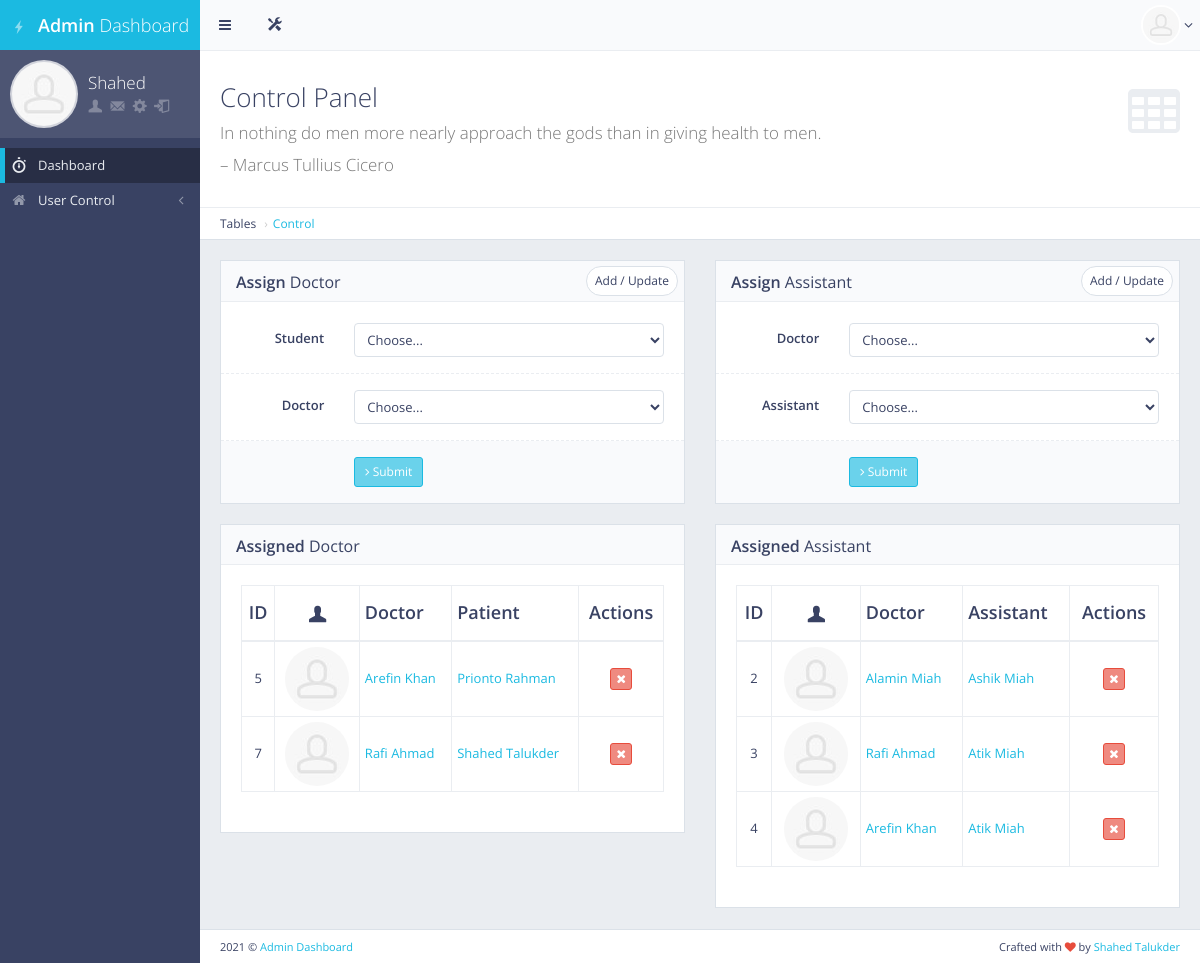
/control_info/ (signed in), run on an earlier commit of the app's database.
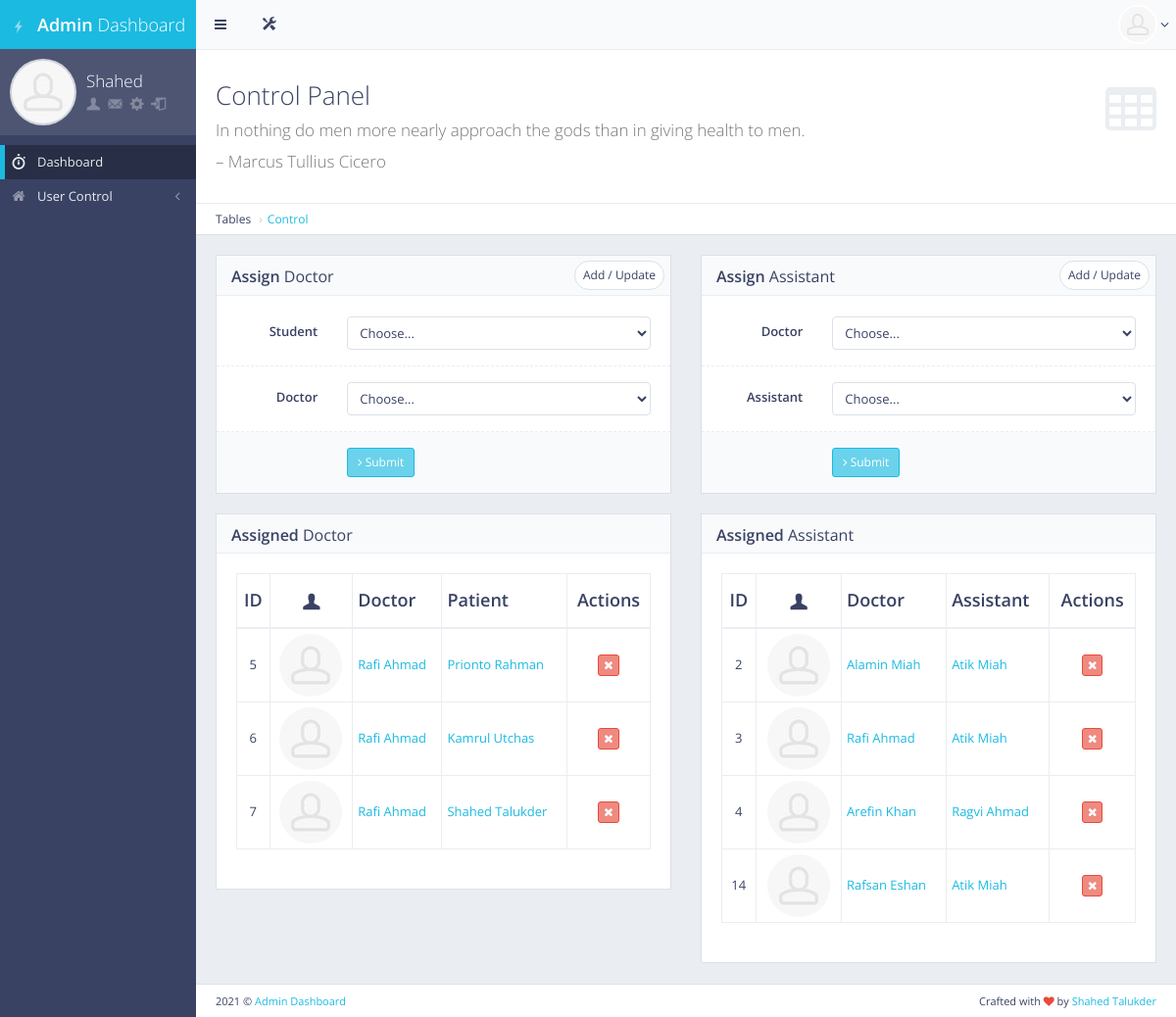
And on a later commit of the database.
### main/models.py (models this page shows, shortened)
class AssignedDoctor(models.Model):
    patient = models.OneToOneField(Student, on_delete=models.CASCADE, primary_key=True)
    doctor = models.ForeignKey(Doctor, on_delete=models.CASCADE, blank=True, null=True, related_name="doctor")
    class Meta:
        db_table = "assigned_doctor"

class Student(models.Model):
    student_id = models.CharField(max_length=120,blank=True, null=True, unique=True)
    user = models.OneToOneField(User, on_delete=models.CASCADE, primary_key=True, related_name="student")
    full_name = models.CharField(max_length=200, blank=True, null=True)
    address = models.CharField(max_length=200, blank=True, null=True)
    age = models.CharField(max_length=200, blank=True, null=True)
    phone_no = models.CharField(max_length=200, blank=True, null=True)
    released = models.BooleanField(default=False)
    class Meta:
        db_table = 'student_info'

class User(AbstractUser):
    is_doctor = models.BooleanField(default=False)
    is_student = models.BooleanField(default=False)
    is_moderator = models.BooleanField(default=False)
    is_assistant = models.BooleanField(default=False)
    is_driver = models.BooleanField(default=False)

class Doctor(models.Model):
    employee_id = models.CharField(max_length=120, blank=True, null=True, unique=True)
    user = models.OneToOneField(User, on_delete=models.CASCADE, primary_key=True, related_name="doctor")
    full_name = models.CharField(max_length=200,blank=True, null=True)
    address = models.CharField(max_length=300, blank=True, null=True)
    age = models.CharField(max_length=3, blank=True, null=True)
    phone_no = models.CharField(max_length=100, blank=True, null=True)
    class Meta:
        db_table = "doctor_info"

class AssignAssistant(models.Model):
    doctor = models.OneToOneField(Doctor, on_delete=models.CASCADE, primary_key=True)
    assistant = models.ForeignKey(Assistant, on_delete=models.CASCADE, blank=True, null=True, related_name="assistant")
    class Meta:
        db_table = "assigned_assistant"

class Assistant(models.Model):
    assistant_id = models.CharField(max_length=120, blank=True, null=True, unique=True)
    user = models.OneToOneField(User, on_delete=models.CASCADE, primary_key=True, related_name="assistant")
    full_name = models.CharField(max_length=200, blank=True, null=True)
    address = models.CharField(max_length=200, blank=True, null=True)
    age = models.CharField(max_length=200, blank=True, null=True)
    phone_no = models.CharField(max_length=200, blank=True, null=True)
    class Meta:
        db_table = 'assistant_info'

### main/views.py (the view, shortened to what this page needs)
# urls.py: path('control_info/',views.control_info, name="control_info"),
def control_info(request):
    if request.user.is_authenticated and request.user.is_superuser:
        doc = Doctor.objects.all()
        pat = Student.objects.all()
        assis = Assistant.objects.all()
        newdoc = AssignedDoctor.objects.all()
        newass = AssignAssistant.objects.all()
        context = {"title":"Control Info","doc":doc,"pat":pat,"assis":assis,"newdoc":newdoc,"newass":newass}
        return render(request, 'control_info.html',context)
    else:
        return redirect('/')

### main/templates/control_info.html (shortened to what the changed rows need)
{%extends 'base.html'%}
{%load static%}
{%block main_content%}
<div id="page-content">
    <div class="content-header">
        <div class="header-section">
            <h1>
                <i class="fa fa-table"></i>Control Panel<br><small>In nothing do men more nearly approach the gods than in giving health to men.</small><br/><small>– Marcus Tullius Cicero</small>
            </h1>
        </div>
    </div>
    <div class="row">
        <div class="col-md-6">
            <div class="block">
                <div class="block-title">
                    <h2><strong>Assign</strong> Doctor</h2>
                </div>
            </div>
        </div>
        <div class="col-md-6">
            <div class="block">
                <div class="block-title">
                    <h2><strong>Assign</strong> Assistant</h2>
                </div>
            </div>
        </div>
    </div>
    <div class="row">
        <div class="col-md-6">
            <div class="block full">
                <div class="block-title">
                    <h2><strong>Assigned</strong> Doctor</h2>
                </div>
                <div class="table-responsive">
                    <table id="example-datatable" class="table table-vcenter table-condensed table-bordered">
                        <thead>
                            <tr>
                                <th class="text-center">ID</th>
                                <th class="text-center"><i class="gi gi-user"></i></th>
                                <th>Doctor</th>
                                <th>Patient</th>
                                <th class="text-center">Actions</th>
                            </tr>
                        </thead>
                        <tbody>
                            {%for i in newdoc%}
                            <tr>
                                <td class="text-center">{{i.patient.user.id}}</td>
                                <td class="text-center"><img src="{%static 'front/'%}img/placeholders/avatars/avatar15.jpg" alt="avatar" class="img-circle"></td>
                                <td><a href="javascript:void(0)">{{i.doctor.full_name | title}}</a></td>
                                <td><a href="javascript:void(0)">{{i.patient.full_name | title}}</a></td>
                                <td class="text-center">
                                    <div class="btn-group">
                                        <a href="{% url 'delete_assigned_doctor' id=i.pk %}" data-toggle="tooltip" title="Delete" class="btn btn-xs btn-danger"><i class="fa fa-times"></i></a>
                                    </div>
                                </td>
                            </tr>
                            {%endfor%}
                        </tbody>
                    </table>
                </div>
            </div>
        </div>
        <div class="col-md-6">
            <div class="block full">
                <div class="block-title">
                    <h2><strong>Assigned</strong> Assistant</h2>
                </div>
                <div class="table-responsive">
                    <table id="example-datatable" class="table table-vcenter table-condensed table-bordered">
                        <thead>
                            <tr>
                                <th class="text-center">ID</th>
                                <th class="text-center"><i class="gi gi-user"></i></th>
                                <th>Doctor</th>
                                <th>Assistant</th>
                                <th class="text-center">Actions</th>
                            </tr>
                        </thead>
                        <tbody>
                            {%for i in newass%}
                            <tr>
                                <td class="text-center">{{i.doctor.user.id}}</td>
                                <td class="text-center"><img src="{%static 'front/'%}img/placeholders/avatars/avatar15.jpg" alt="avatar" class="img-circle"></td>
                                <td><a href="javascript:void(0)">{{i.doctor.full_name | title}}</a></td>
                                <td><a href="javascript:void(0)">{{i.assistant.full_name | title}}</a></td>
                                <td class="text-center">
                                    <div class="btn-group">
                                        <a href="{% url 'delete_assigned_assistant' id=i.pk %}" data-toggle="tooltip" title="Delete" class="btn btn-xs btn-danger"><i class="fa fa-times"></i></a>
                                    </div>
                                </td>
                            </tr>
                            {%endfor%}
                        </tbody>
                    </table>
                </div>
            </div>
        </div>
    </div>
</div>
{%endblock main_content%}

What changed in the data, as far as the page shows it:
changed AssignedDoctor "Prionto Rahman": doctor.full_name "Arefin Khan" → "Rafi Ahmad"
added AssignedDoctor: patient.user.id "6", doctor.full_name "Rafi Ahmad", patient.full_name "Kamrul Utchas"
changed AssignAssistant "Alamin Miah": assistant.full_name "Ashik Miah" → "Atik Miah"
changed AssignAssistant "Arefin Khan": assistant.full_name "Atik Miah" → "Ragvi Ahmad"
added AssignAssistant: doctor.user.id "14", doctor.full_name "Rafsan Eshan", assistant.full_name "Atik Miah"
